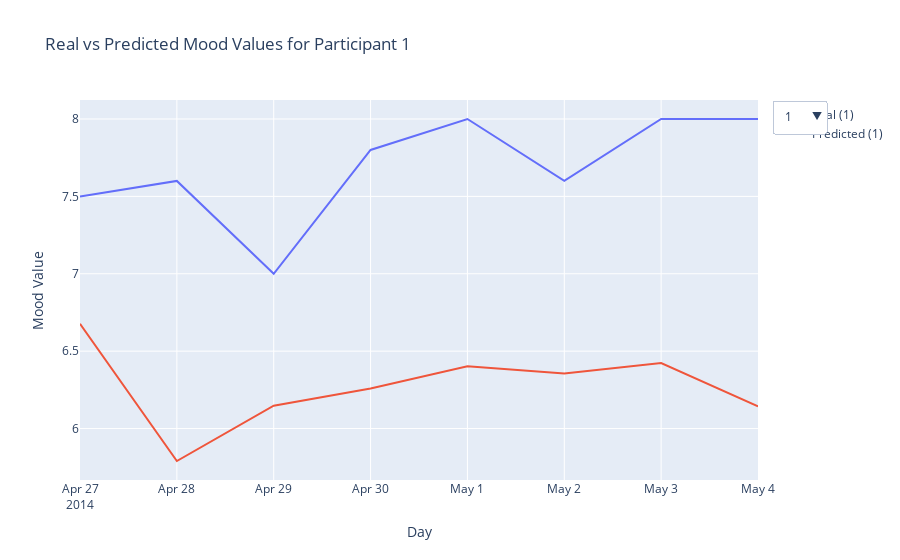

The code cell stored with this chart in its notebook:
### Markdown cell above
### Plot predictions

### Code cell
# Call the function to predict and plot
# predict_and_plot(model, train_loader, train_dataset, target_scaler=scaler_target, show_plot=True, save_html=True, title="train")
predict_and_plot(model, test_loader, test_dataset, target_scaler=scaler_target, show_plot=True, save_html=True, title="test")

### Figure 1 — Plotly figure (JSON) as saved in the notebook; plotly's stock layout.template omitted (floating-point values rounded to 4 significant figures)
{"data": [{"mode": "lines", "name": "Real (1)", "type": "scatter", "visible": true, "x": ["2014-04-27", "2014-04-28", "2014-04-29", "2014-04-30", "2014-05-01", "2014-05-02", "2014-05-03", "2014-05-04"], "y": [7.5, 7.6, 7, 7.8, 8, 7.6, 8, 8]}, {"mode": "lines", "name": "Predicted (1)", "type": "scatter", "visible": true, "x": ["2014-04-27", "2014-04-28", "2014-04-29", "2014-04-30", "2014-05-01", "2014-05-02", "2014-05-03", "2014-05-04"], "y": [6.676, 5.79, 6.148, 6.258, 6.403, 6.356, 6.423, 6.143]}, {"mode": "lines", "name": "Real (2)", "type": "scatter", "visible": false, "x": ["2014-04-17", "2014-04-18", "2014-04-19", "2014-04-20", "2014-04-21", "2014-04-22", "2014-04-23", "2014-04-24", "2014-04-25"], "y": [6.5, 6.5, 5.667, 5, 5.5, 5.667, 5.5, 7, 9]}, {"mode": "lines", "name": "Predicted (2)", "type": "scatter", "visible": false, "x": ["2014-04-17", "2014-04-18", "2014-04-19", "2014-04-20", "2014-04-21", "2014-04-22", "2014-04-23", "2014-04-24", "2014-04-25"], "y": [6.391, 5.947, 5.724, 5.637, 5.684, 5.155, 5.746, 6.107, 5.233]}, {"mode": "lines", "name": "Real (3)", "type": "scatter", "visible": false, "x": ["2014-04-28", "2014-04-29", "2014-04-30", "2014-05-01", "2014-05-02", "2014-05-03", "2014-05-04", "2014-05-05", "2014-05-06", "2014-05-07"], "y": [7, 7.2, 7, 7.2, 7.6, 7.75, 7.4, 7.25, 7.458, 7.667]}, {"mode": "lines", "name": "Predicted (3)", "type": "scatter", "visible": false, "x": ["2014-04-28", "2014-04-29", "2014-04-30", "2014-05-01", "2014-05-02", "2014-05-03", "2014-05-04", "2014-05-05", "2014-05-06", "2014-05-07"], "y": [6.425, 6.728, 6.758, 6.752, 6.77, 6.914, 6.828, 6.679, 6.754, 6.718]}, {"mode": "lines", "name": "Real (5)", "type": "scatter", "visible": false, "x": ["2014-04-25", "2014-04-26", "2014-04-27", "2014-04-28", "2014-04-29", "2014-04-30", "2014-05-01", "2014-05-02", "2014-05-03", "2014-05-04", "2014-05-05"], "y": [7.2, 7.8, 7.4, 7, 6.8, 7, 6.8, 7, 6.75, 7, 6.333]}, {"mode": "lines", "name": "Predicted (5)", "type": "scatter", "visible": false, "x": ["2014-04-25", "2014-04-26", "2014-04-27", "2014-04-28", "2014-04-29", "2014-04-30", "2014-05-01", "2014-05-02", "2014-05-03", "2014-05-04", "2014-05-05"], "y": [6.758, 6.872, 6.944, 6.838, 6.834, 6.849, 6.891, 6.869, 6.897, 6.886, 6.921]}, {"mode": "lines", "name": "Real (6)", "type": "scatter", "visible": false, "x": ["2014-04-29", "2014-04-30", "2014-05-01", "2014-05-02", "2014-05-03", "2014-05-04", "2014-05-05", "2014-05-06", "2014-05-07", "2014-05-08"], "y": [7.25, 6.8, 8, 7.2, 6.25, 7.6, 7, 6.875, 6.75, 7]}, {"mode": "lines", "name": "Predicted (6)", "type": "scatter", "visible": false, "x": ["2014-04-29", "2014-04-30", "2014-05-01", "2014-05-02", "2014-05-03", "2014-05-04", "2014-05-05", "2014-05-06", "2014-05-07", "2014-05-08"], "y": [6.773, 6.982, 6.903, 6.978, 6.982, 6.859, 6.93, 6.902, 6.913, 6.889]}, {"mode": "lines", "name": "Real (7)", "type": "scatter", "visible": false, "x": ["2014-04-26", "2014-04-27", "2014-04-28", "2014-04-29", "2014-04-30", "2014-05-01", "2014-05-02", "2014-05-03", "2014-05-04", "2014-05-05"], "y": [5.4, 6, 6.75, 5, 5, 5, 6.2, 5.667, 8, 5.5]}, {"mode": "lines", "name": "Predicted (7)", "type": "scatter", "visible": false, "x": ["2014-04-26", "2014-04-27", "2014-04-28", "2014-04-29", "2014-04-30", "2014-05-01", "2014-05-02", "2014-05-03", "2014-05-04", "2014-05-05"], "y": [6.916, 6.806, 6.873, 7.003, 6.821, 6.859, 6.739, 6.912, 6.826, 6.943]}, {"mode": "lines", "name": "Real (8)", "type": "scatter", "visible": false, "x": ["2014-04-23", "2014-04-24", "2014-04-25", "2014-04-26", "2014-04-27", "2014-04-28", "2014-04-29", "2014-04-30", "2014-05-01", "2014-05-02", "2014-05-03", "2014-05-04", "2014-05-05"], "y": [5.6, 6.667, 6.333, 6, 6, 5.8, 5.75, 6.667, 7, 7.2, 7.4, 6.8, 6.667]}, {"mode": "lines", "name": "Predicted (8)", "type": "scatter", "visible": false, "x": ["2014-04-23", "2014-04-24", "2014-04-25", "2014-04-26", "2014-04-27", "2014-04-28", "2014-04-29", "2014-04-30", "2014-05-01", "2014-05-02", "2014-05-03", "2014-05-04", "2014-05-05"], "y": [6.851, 6.968, 7.027, 6.984, 6.892, 6.891, 6.928, 6.885, 7.003, 6.968, 7.013, 7.019, 6.988]}, {"mode": "lines", "name": "Real (9)", "type": "scatter", "visible": false, "x": ["2014-04-26", "2014-04-27", "2014-04-28", "2014-04-29", "2014-04-30", "2014-05-01", "2014-05-02", "2014-05-03", "2014-05-04", "2014-05-05"], "y": [8, 6.25, 6.6, 6.75, 7, 7.5, 7.6, 7.75, 6.6, 6]}, {"mode": "lines", "name": "Predicted (9)", "type": "scatter", "visible": false, "x": ["2014-04-26", "2014-04-27", "2014-04-28", "2014-04-29", "2014-04-30", "2014-05-01", "2014-05-02", "2014-05-03", "2014-05-04", "2014-05-05"], "y": [6.922, 7.023, 6.954, 6.98, 6.968, 6.984, 6.998, 6.992, 7.003, 6.996]}, {"mode": "lines", "name": "Real (12)", "type": "scatter", "visible": false, "x": ["2014-04-28", "2014-04-29", "2014-04-30", "2014-05-01", "2014-05-02", "2014-05-03", "2014-05-04", "2014-05-05"], "y": [6.6, 6, 6.25, 6.2, 5.5, 5.6, 4.8, 6]}, {"mode": "lines", "name": "Predicted (12)", "type": "scatter", "visible": false, "x": ["2014-04-28", "2014-04-29", "2014-04-30", "2014-05-01", "2014-05-02", "2014-05-03", "2014-05-04", "2014-05-05"], "y": [6.976, 7.04, 7.047, 7.037, 7.034, 7.051, 6.994, 6.984]}, {"mode": "lines", "name": "Real (13)", "type": "scatter", "visible": false, "x": ["2014-04-24", "2014-04-25", "2014-04-26", "2014-04-27", "2014-04-28", "2014-04-29", "2014-04-30", "2014-05-01", "2014-05-02", "2014-05-03", "2014-05-04"], "y": [7.667, 7.75, 8.8, 8, 8.167, 8.5, 7.833, 8.333, 8, 7.25, 8]}, {"mode": "lines", "name": "Predicted (13)", "type": "scatter", "visible": false, "x": ["2014-04-24", "2014-04-25", "2014-04-26", "2014-04-27", "2014-04-28", "2014-04-29", "2014-04-30", "2014-05-01", "2014-05-02", "2014-05-03", "2014-05-04"], "y": [6.987, 7.072, 7.083, 7.07, 7.086, 7.052, 7.073, 7.054, 7.076, 7.052, 7.055]}, {"mode": "lines", "name": "Real (14)", "type": "scatter", "visible": false, "x": ["2014-04-26", "2014-04-27", "2014-04-28", "2014-04-29", "2014-04-30", "2014-05-01", "2014-05-02", "2014-05-03", "2014-05-04", "2014-05-05"], "y": [8, 7.667, 7.444, 7.222, 7, 6, 6.667, 6.8, 6.8, 7]}, {"mode": "lines", "name": "Predicted (14)", "type": "scatter", "visible": false, "x": ["2014-04-26", "2014-04-27", "2014-04-28", "2014-04-29", "2014-04-30", "2014-05-01", "2014-05-02", "2014-05-03", "2014-05-04", "2014-05-05"], "y": [7.051, 7.053, 7.033, 7.038, 7.045, 7.06, 7.033, 7.042, 7.035, 7.017]}, {"mode": "lines", "name": "Real (15)", "type": "scatter", "visible": false, "x": ["2014-04-27", "2014-04-28", "2014-04-29", "2014-04-30", "2014-05-01", "2014-05-02", "2014-05-03", "2014-05-04", "2014-05-05", "2014-05-06", "2014-05-07", "2014-05-08"], "y": [7, 7, 7, 6, 6.6, 7, 6.8, 7, 7, 7, 7, 7]}, {"mode": "lines", "name": "Predicted (15)", "type": "scatter", "visible": false, "x": ["2014-04-27", "2014-04-28", "2014-04-29", "2014-04-30", "2014-05-01", "2014-05-02", "2014-05-03", "2014-05-04", "2014-05-05", "2014-05-06", "2014-05-07", "2014-05-08"], "y": [7.024, 7.015, 7.033, 7.029, 6.966, 6.944, 7.013, 7.014, 7.014, 7.042, 7.052, 7.017]}, {"mode": "lines", "name": "Real (16)", "type": "scatter", "visible": false, "x": ["2014-04-25", "2014-04-26", "2014-04-27", "2014-04-28", "2014-04-29", "2014-04-30", "2014-05-01", "2014-05-02", "2014-05-03", "2014-05-04", "2014-05-05"], "y": [7.2, 6.75, 7.2, 8, 7, 7, 7, 8, 7.5, 7, 7.333]}, {"mode": "lines", "name": "Predicted (16)", "type": "scatter", "visible": false, "x": ["2014-04-25", "2014-04-26", "2014-04-27", "2014-04-28", "2014-04-29", "2014-04-30", "2014-05-01", "2014-05-02", "2014-05-03", "2014-05-04", "2014-05-05"], "y": [7.049, 7.053, 7.065, 7.055, 7.064, 7.049, 7.051, 7.052, 7.071, 7.061, 7.052]}, {"mode": "lines", "name": "Real (17)", "type": "scatter", "visible": false, "x": ["2014-04-23", "2014-04-24", "2014-04-25", "2014-04-26", "2014-04-27", "2014-04-28", "2014-04-29", "2014-04-30", "2014-05-01", "2014-05-02", "2014-05-03", "2014-05-04", "2014-05-05"], "y": [7.25, 7.2, 7.2, 8, 7.2, 6.75, 7, 7, 8, 7, 7.25, 7.375, 7.5]}, {"mode": "lines", "name": "Predicted (17)", "type": "scatter", "visible": false, "x": ["2014-04-23", "2014-04-24", "2014-04-25", "2014-04-26", "2014-04-27", "2014-04-28", "2014-04-29", "2014-04-30", "2014-05-01", "2014-05-02", "2014-05-03", "2014-05-04", "2014-05-05"], "y": [7.061, 7.081, 7.084, 7.076, 7.084, 7.083, 7.052, 7.078, 7.083, 7.083, 7.088, 7.078, 7.062]}, {"mode": "lines", "name": "Real (19)", "type": "scatter", "visible": false, "x": ["2014-04-26", "2014-04-27", "2014-04-28", "2014-04-29", "2014-04-30", "2014-05-01", "2014-05-02", "2014-05-03", "2014-05-04", "2014-05-05"], "y": [7.75, 6.333, 6.4, 7.2, 7, 6.8, 7.8, 7.4, 6.6, 7]}, {"mode": "lines", "name": "Predicted (19)", "type": "scatter", "visible": false, "x": ["2014-04-26", "2014-04-27", "2014-04-28", "2014-04-29", "2014-04-30", "2014-05-01", "2014-05-02", "2014-05-03", "2014-05-04", "2014-05-05"], "y": [7.079, 7.096, 7.04, 7.064, 7.045, 7.069, 7.072, 7.09, 7.083, 7.06]}, {"mode": "lines", "name": "Real (20)", "type": "scatter", "visible": false, "x": ["2014-04-26", "2014-04-27", "2014-04-28", "2014-04-29", "2014-04-30", "2014-05-01", "2014-05-02", "2014-05-03", "2014-05-04", "2014-05-05"], "y": [7, 6.8, 6.8, 7.25, 7, 7, 7.2, 6.75, 7.333, 7]}, {"mode": "lines", "name": "Predicted (20)", "type": "scatter", "visible": false, "x": ["2014-04-26", "2014-04-27", "2014-04-28", "2014-04-29", "2014-04-30", "2014-05-01", "2014-05-02", "2014-05-03", "2014-05-04", "2014-05-05"], "y": [7.058, 7.065, 7.019, 7.046, 7.05, 7.049, 7.046, 7.034, 7.051, 7.065]}, {"mode": "lines", "name": "Real (23)", "type": "scatter", "visible": false, "x": ["2014-04-23", "2014-04-24", "2014-04-25", "2014-04-26", "2014-04-27", "2014-04-28", "2014-04-29", "2014-04-30"], "y": [7, 7.4, 7.8, 7.5, 7, 7.6, 7.4, 9]}, {"mode": "lines", "name": "Predicted (23)", "type": "scatter", "visible": false, "x": ["2014-04-23", "2014-04-24", "2014-04-25", "2014-04-26", "2014-04-27", "2014-04-28", "2014-04-29", "2014-04-30"], "y": [7.024, 7.095, 7.098, 7.102, 7.096, 7.096, 7.099, 7.1]}, {"mode": "lines", "name": "Real (24)", "type": "scatter", "visible": false, "x": ["2014-05-28", "2014-05-29", "2014-05-30", "2014-05-31", "2014-06-01", "2014-06-02", "2014-06-03", "2014-06-04", "2014-06-05", "2014-06-06", "2014-06-07", "2014-06-08"], "y": [6.6, 7, 7.4, 7, 6.833, 6.75, 7.8, 7, 7, 7.5, 8, 6.5]}, {"mode": "lines", "name": "Predicted (24)", "type": "scatter", "visible": false, "x": ["2014-05-28", "2014-05-29", "2014-05-30", "2014-05-31", "2014-06-01", "2014-06-02", "2014-06-03", "2014-06-04", "2014-06-05", "2014-06-06", "2014-06-07", "2014-06-08"], "y": [7.095, 7.08, 7.065, 7.091, 7.096, 7.058, 7.086, 7.092, 7.089, 7.088, 7.09, 7.083]}, {"mode": "lines", "name": "Real (25)", "type": "scatter", "visible": false, "x": ["2014-05-02", "2014-05-03", "2014-05-04", "2014-05-05", "2014-05-06", "2014-05-07", "2014-05-08"], "y": [6.5, 6.4, 7.2, 6.667, 6.733, 6.8, 7]}, {"mode": "lines", "name": "Predicted (25)", "type": "scatter", "visible": false, "x": ["2014-05-02", "2014-05-03", "2014-05-04", "2014-05-05", "2014-05-06", "2014-05-07", "2014-05-08"], "y": [7.061, 7.049, 7.051, 7.091, 7.035, 7.051, 7.05]}, {"mode": "lines", "name": "Real (26)", "type": "scatter", "visible": false, "x": ["2014-05-17", "2014-05-18", "2014-05-19", "2014-05-20", "2014-05-21", "2014-05-22", "2014-05-23", "2014-05-24", "2014-05-25", "2014-05-26", "2014-05-27", "2014-05-28", "2014-05-29", "2014-05-30"], "y": [7.4, 7.2, 7.4, 7.6, 7, 6.6, 6.2, 7.6, 8, 7.2, 5.8, 5.4, 7.4, 6.4]}, {"mode": "lines", "name": "Predicted (26)", "type": "scatter", "visible": false, "x": ["2014-05-17", "2014-05-18", "2014-05-19", "2014-05-20", "2014-05-21", "2014-05-22", "2014-05-23", "2014-05-24", "2014-05-25", "2014-05-26", "2014-05-27", "2014-05-28", "2014-05-29", "2014-05-30"], "y": [7.072, 7.086, 7.086, 7.089, 7.088, 7.088, 7.08, 7.068, 7.093, 7.092, 7.091, 7.032, 7.052, 7.07]}, {"mode": "lines", "name": "Real (27)", "type": "scatter", "visible": false, "x": ["2014-05-07", "2014-05-08", "2014-05-09", "2014-05-10", "2014-05-11", "2014-05-12", "2014-05-13", "2014-05-14", "2014-05-15"], "y": [7.8, 7, 6.4, 6.6, 7, 7.8, 6.8, 7.5, 7]}, {"mode": "lines", "name": "Predicted (27)", "type": "scatter", "visible": false, "x": ["2014-05-07", "2014-05-08", "2014-05-09", "2014-05-10", "2014-05-11", "2014-05-12", "2014-05-13", "2014-05-14", "2014-05-15"], "y": [7.037, 7.085, 7.071, 7.075, 7.069, 7.089, 7.09, 7.074, 7.082]}, {"mode": "lines", "name": "Real (28)", "type": "scatter", "visible": false, "x": ["2014-05-01", "2014-05-02", "2014-05-03", "2014-05-04", "2014-05-05", "2014-05-06", "2014-05-07", "2014-05-08"], "y": [6.4, 6.8, 7.4, 6.8, 7, 6.667, 6.333, 6.5]}, {"mode": "lines", "name": "Predicted (28)", "type": "scatter", "visible": false, "x": ["2014-05-01", "2014-05-02", "2014-05-03", "2014-05-04", "2014-05-05", "2014-05-06", "2014-05-07", "2014-05-08"], "y": [7.083, 7.075, 7.088, 7.09, 7.074, 7.095, 7.075, 7.028]}, {"mode": "lines", "name": "Real (29)", "type": "scatter", "visible": false, "x": ["2014-05-07", "2014-05-08", "2014-05-09", "2014-05-10", "2014-05-11", "2014-05-12", "2014-05-13", "2014-05-14", "2014-05-15"], "y": [7.8, 7.8, 7.4, 7, 7, 7.6, 8.2, 7.6, 6]}, {"mode": "lines", "name": "Predicted (29)", "type": "scatter", "visible": false, "x": ["2014-05-07", "2014-05-08", "2014-05-09", "2014-05-10", "2014-05-11", "2014-05-12", "2014-05-13", "2014-05-14", "2014-05-15"], "y": [7.074, 7.08, 7.097, 7.087, 7.087, 7.067, 7.093, 7.098, 7.07]}, {"mode": "lines", "name": "Real (30)", "type": "scatter", "visible": false, "x": ["2014-04-26", "2014-04-27", "2014-04-28", "2014-04-29", "2014-04-30", "2014-05-01", "2014-05-02", "2014-05-03", "2014-05-04", "2014-05-05"], "y": [7.8, 7.8, 8, 8, 7.8, 8.2, 8, 7.8, 7.8, 8]}, {"mode": "lines", "name": "Predicted (30)", "type": "scatter", "visible": false, "x": ["2014-04-26", "2014-04-27", "2014-04-28", "2014-04-29", "2014-04-30", "2014-05-01", "2014-05-02", "2014-05-03", "2014-05-04", "2014-05-05"], "y": [7.042, 7.096, 7.091, 7.096, 7.097, 7.091, 7.096, 7.096, 7.087, 7.084]}, {"mode": "lines", "name": "Real (31)", "type": "scatter", "visible": false, "x": ["2014-05-07", "2014-05-08", "2014-05-09", "2014-05-10", "2014-05-11", "2014-05-12", "2014-05-13", "2014-05-14", "2014-05-15"], "y": [6.75, 7, 7, 7.333, 7, 7, 7, 7, 7]}, {"mode": "lines", "name": "Predicted (31)", "type": "scatter", "visible": false, "x": ["2014-05-07", "2014-05-08", "2014-05-09", "2014-05-10", "2014-05-11", "2014-05-12", "2014-05-13", "2014-05-14", "2014-05-15"], "y": [7.094, 7.087, 7.094, 7.093, 7.096, 7.092, 7.098, 7.098, 7.099]}, {"mode": "lines", "name": "Real (32)", "type": "scatter", "visible": false, "x": ["2014-05-04", "2014-05-05", "2014-05-06", "2014-05-07", "2014-05-08", "2014-05-09", "2014-05-10", "2014-05-11", "2014-05-12"], "y": [8.667, 7, 6.5, 6, 6, 7.75, 7.25, 7.2, 7.2]}, {"mode": "lines", "name": "Predicted (32)", "type": "scatter", "visible": false, "x": ["2014-05-04", "2014-05-05", "2014-05-06", "2014-05-07", "2014-05-08", "2014-05-09", "2014-05-10", "2014-05-11", "2014-05-12"], "y": [7.098, 7.098, 7.063, 7.061, 7.041, 7.047, 7.088, 7.081, 7.069]}, {"mode": "lines", "name": "Real (33)", "type": "scatter", "visible": false, "x": ["2014-05-22", "2014-05-23", "2014-05-24", "2014-05-25", "2014-05-26", "2014-05-27", "2014-05-28", "2014-05-29", "2014-05-30", "2014-05-31"], "y": [5.75, 5.833, 6.4, 6.25, 5.4, 6.2, 8.2, 7, 6.8, 7]}, {"mode": "lines", "name": "Predicted (33)", "type": "scatter", "visible": false, "x": ["2014-05-22", "2014-05-23", "2014-05-24", "2014-05-25", "2014-05-26", "2014-05-27", "2014-05-28", "2014-05-29", "2014-05-30", "2014-05-31"], "y": [7.072, 7.076, 7.058, 7.067, 7.087, 7.075, 7.065, 7.101, 7.092, 7.069]}], "layout": {"title": {"text": "Real vs Predicted Mood Values for Participant 1"}, "updatemenus": [{"active": 0, "buttons": [{"args": [{"visible": [true, true, false, false, false, false, false, false, false, false, false, false, false, false, false, false, false, false, false, false, false, false, false, false, false, false, false, false, false, false, false, false, false, false, false, false, false, false, false, false, false, false, false, false, false, false, false, false, false, false, false, false, false, false]}, {"title": "Real vs Predicted Mood Values for Participant 1", "xaxis": {"title": "Day"}, "yaxis": {"title": "Mood Value"}}], "label": "1", "method": "update"}, {"args": [{"visible": [false, false, true, true, false, false, false, false, false, false, false, false, false, false, false, false, false, false, false, false, false, false, false, false, false, false, false, false, false, false, false, false, false, false, false, false, false, false, false, false, false, false, false, false, false, false, false, false, false, false, false, false, false, false]}, {"title": "Real vs Predicted Mood Values for Participant 2", "xaxis": {"title": "Day"}, "yaxis": {"title": "Mood Value"}}], "label": "2", "method": "update"}, {"args": [{"visible": [false, false, false, false, true, true, false, false, false, false, false, false, false, false, false, false, false, false, false, false, false, false, false, false, false, false, false, false, false, false, false, false, false, false, false, false, false, false, false, false, false, false, false, false, false, false, false, false, false, false, false, false, false, false]}, {"title": "Real vs Predicted Mood Values for Participant 3", "xaxis": {"title": "Day"}, "yaxis": {"title": "Mood Value"}}], "label": "3", "method": "update"}, {"args": [{"visible": [false, false, false, false, false, false, true, true, false, false, false, false, false, false, false, false, false, false, false, false, false, false, false, false, false, false, false, false, false, false, false, false, false, false, false, false, false, false, false, false, false, false, false, false, false, false, false, false, false, false, false, false, false, false]}, {"title": "Real vs Predicted Mood Values for Participant 5", "xaxis": {"title": "Day"}, "yaxis": {"title": "Mood Value"}}], "label": "5", "method": "update"}, {"args": [{"visible": [false, false, false, false, false, false, false, false, true, true, false, false, false, false, false, false, false, false, false, false, false, false, false, false, false, false, false, false, false, false, false, false, false, false, false, false, false, false, false, false, false, false, false, false, false, false, false, false, false, false, false, false, false, false]}, {"title": "Real vs Predicted Mood Values for Participant 6", "xaxis": {"title": "Day"}, "yaxis": {"title": "Mood Value"}}], "label": "6", "method": "update"}, {"args": [{"visible": [false, false, false, false, false, false, false, false, false, false, true, true, false, false, false, false, false, false, false, false, false, false, false, false, false, false, false, false, false, false, false, false, false, false, false, false, false, false, false, false, false, false, false, false, false, false, false, false, false, false, false, false, false, false]}, {"title": "Real vs Predicted Mood Values for Participant 7", "xaxis": {"title": "Day"}, "yaxis": {"title": "Mood Value"}}], "label": "7", "method": "update"}, {"args": [{"visible": [false, false, false, false, false, false, false, false, false, false, false, false, true, true, false, false, false, false, false, false, false, false, false, false, false, false, false, false, false, false, false, false, false, false, false, false, false, false, false, false, false, false, false, false, false, false, false, false, false, false, false, false, false, false]}, {"title": "Real vs Predicted Mood Values for Participant 8", "xaxis": {"title": "Day"}, "yaxis": {"title": "Mood Value"}}], "label": "8", "method": "update"}, {"args": [{"visible": [false, false, false, false, false, false, false, false, false, false, false, false, false, false, true, true, false, false, false, false, false, false, false, false, false, false, false, false, false, false, false, false, false, false, false, false, false, false, false, false, false, false, false, false, false, false, false, false, false, false, false, false, false, false]}, {"title": "Real vs Predicted Mood Values for Participant 9", "xaxis": {"title": "Day"}, "yaxis": {"title": "Mood Value"}}], "label": "9", "method": "update"}, {"args": [{"visible": [false, false, false, false, false, false, false, false, false, false, false, false, false, false, false, false, true, true, false, false, false, false, false, false, false, false, false, false, false, false, false, false, false, false, false, false, false, false, false, false, false, false, false, false, false, false, false, false, false, false, false, false, false, false]}, {"title": "Real vs Predicted Mood Values for Participant 12", "xaxis": {"title": "Day"}, "yaxis": {"title": "Mood Value"}}], "label": "12", "method": "update"}, {"args": [{"visible": [false, false, false, false, false, false, false, false, false, false, false, false, false, false, false, false, false, false, true, true, false, false, false, false, false, false, false, false, false, false, false, false, false, false, false, false, false, false, false, false, false, false, false, false, false, false, false, false, false, false, false, false, false, false]}, {"title": "Real vs Predicted Mood Values for Participant 13", "xaxis": {"title": "Day"}, "yaxis": {"title": "Mood Value"}}], "label": "13", "method": "update"}, {"args": [{"visible": [false, false, false, false, false, false, false, false, false, false, false, false, false, false, false, false, false, false, false, false, true, true, false, false, false, false, false, false, false, false, false, false, false, false, false, false, false, false, false, false, false, false, false, false, false, false, false, false, false, false, false, false, false, false]}, {"title": "Real vs Predicted Mood Values for Participant 14", "xaxis": {"title": "Day"}, "yaxis": {"title": "Mood Value"}}], "label": "14", "method": "update"}, {"args": [{"visible": [false, false, false, false, false, false, false, false, false, false, false, false, false, false, false, false, false, false, false, false, false, false, true, true, false, false, false, false, false, false, false, false, false, false, false, false, false, false, false, false, false, false, false, false, false, false, false, false, false, false, false, false, false, false]}, {"title": "Real vs Predicted Mood Values for Participant 15", "xaxis": {"title": "Day"}, "yaxis": {"title": "Mood Value"}}], "label": "15", "method": "update"}, {"args": [{"visible": [false, false, false, false, false, false, false, false, false, false, false, false, false, false, false, false, false, false, false, false, false, false, false, false, true, true, false, false, false, false, false, false, false, false, false, false, false, false, false, false, false, false, false, false, false, false, false, false, false, false, false, false, false, false]}, {"title": "Real vs Predicted Mood Values for Participant 16", "xaxis": {"title": "Day"}, "yaxis": {"title": "Mood Value"}}], "label": "16", "method": "update"}, {"args": [{"visible": [false, false, false, false, false, false, false, false, false, false, false, false, false, false, false, false, false, false, false, false, false, false, false, false, false, false, true, true, false, false, false, false, false, false, false, false, false, false, false, false, false, false, false, false, false, false, false, false, false, false, false, false, false, false]}, {"title": "Real vs Predicted Mood Values for Participant 17", "xaxis": {"title": "Day"}, "yaxis": {"title": "Mood Value"}}], "label": "17", "method": "update"}, {"args": [{"visible": [false, false, false, false, false, false, false, false, false, false, false, false, false, false, false, false, false, false, false, false, false, false, false, false, false, false, false, false, true, true, false, false, false, false, false, false, false, false, false, false, false, false, false, false, false, false, false, false, false, false, false, false, false, false]}, {"title": "Real vs Predicted Mood Values for Participant 19", "xaxis": {"title": "Day"}, "yaxis": {"title": "Mood Value"}}], "label": "19", "method": "update"}, {"args": [{"visible": [false, false, false, false, false, false, false, false, false, false, false, false, false, false, false, false, false, false, false, false, false, false, false, false, false, false, false, false, false, false, true, true, false, false, false, false, false, false, false, false, false, false, false, false, false, false, false, false, false, false, false, false, false, false]}, {"title": "Real vs Predicted Mood Values for Participant 20", "xaxis": {"title": "Day"}, "yaxis": {"title": "Mood Value"}}], "label": "20", "method": "update"}, {"args": [{"visible": [false, false, false, false, false, false, false, false, false, false, false, false, false, false, false, false, false, false, false, false, false, false, false, false, false, false, false, false, false, false, false, false, true, true, false, false, false, false, false, false, false, false, false, false, false, false, false, false, false, false, false, false, false, false]}, {"title": "Real vs Predicted Mood Values for Participant 23", "xaxis": {"title": "Day"}, "yaxis": {"title": "Mood Value"}}], "label": "23", "method": "update"}, {"args": [{"visible": [false, false, false, false, false, false, false, false, false, false, false, false, false, false, false, false, false, false, false, false, false, false, false, false, false, false, false, false, false, false, false, false, false, false, true, true, false, false, false, false, false, false, false, false, false, false, false, false, false, false, false, false, false, false]}, {"title": "Real vs Predicted Mood Values for Participant 24", "xaxis": {"title": "Day"}, "yaxis": {"title": "Mood Value"}}], "label": "24", "method": "update"}, {"args": [{"visible": [false, false, false, false, false, false, false, false, false, false, false, false, false, false, false, false, false, false, false, false, false, false, false, false, false, false, false, false, false, false, false, false, false, false, false, false, true, true, false, false, false, false, false, false, false, false, false, false, false, false, false, false, false, false]}, {"title": "Real vs Predicted Mood Values for Participant 25", "xaxis": {"title": "Day"}, "yaxis": {"title": "Mood Value"}}], "label": "25", "method": "update"}, {"args": [{"visible": [false, false, false, false, false, false, false, false, false, false, false, false, false, false, false, false, false, false, false, false, false, false, false, false, false, false, false, false, false, false, false, false, false, false, false, false, false, false, true, true, false, false, false, false, false, false, false, false, false, false, false, false, false, false]}, {"title": "Real vs Predicted Mood Values for Participant 26", "xaxis": {"title": "Day"}, "yaxis": {"title": "Mood Value"}}], "label": "26", "method": "update"}, {"args": [{"visible": [false, false, false, false, false, false, false, false, false, false, false, false, false, false, false, false, false, false, false, false, false, false, false, false, false, false, false, false, false, false, false, false, false, false, false, false, false, false, false, false, true, true, false, false, false, false, false, false, false, false, false, false, false, false]}, {"title": "Real vs Predicted Mood Values for Participant 27", "xaxis": {"title": "Day"}, "yaxis": {"title": "Mood Value"}}], "label": "27", "method": "update"}, {"args": [{"visible": [false, false, false, false, false, false, false, false, false, false, false, false, false, false, false, false, false, false, false, false, false, false, false, false, false, false, false, false, false, false, false, false, false, false, false, false, false, false, false, false, false, false, true, true, false, false, false, false, false, false, false, false, false, false]}, {"title": "Real vs Predicted Mood Values for Participant 28", "xaxis": {"title": "Day"}, "yaxis": {"title": "Mood Value"}}], "label": "28", "method": "update"}, {"args": [{"visible": [false, false, false, false, false, false, false, false, false, false, false, false, false, false, false, false, false, false, false, false, false, false, false, false, false, false, false, false, false, false, false, false, false, false, false, false, false, false, false, false, false, false, false, false, true, true, false, false, false, false, false, false, false, false]}, {"title": "Real vs Predicted Mood Values for Participant 29", "xaxis": {"title": "Day"}, "yaxis": {"title": "Mood Value"}}], "label": "29", "method": "update"}, {"args": [{"visible": [false, false, false, false, false, false, false, false, false, false, false, false, false, false, false, false, false, false, false, false, false, false, false, false, false, false, false, false, false, false, false, false, false, false, false, false, false, false, false, false, false, false, false, false, false, false, true, true, false, false, false, false, false, false]}, {"title": "Real vs Predicted Mood Values for Participant 30", "xaxis": {"title": "Day"}, "yaxis": {"title": "Mood Value"}}], "label": "30", "method": "update"}, {"args": [{"visible": [false, false, false, false, false, false, false, false, false, false, false, false, false, false, false, false, false, false, false, false, false, false, false, false, false, false, false, false, false, false, false, false, false, false, false, false, false, false, false, false, false, false, false, false, false, false, false, false, true, true, false, false, false, false]}, {"title": "Real vs Predicted Mood Values for Participant 31", "xaxis": {"title": "Day"}, "yaxis": {"title": "Mood Value"}}], "label": "31", "method": "update"}, {"args": [{"visible": [false, false, false, false, false, false, false, false, false, false, false, false, false, false, false, false, false, false, false, false, false, false, false, false, false, false, false, false, false, false, false, false, false, false, false, false, false, false, false, false, false, false, false, false, false, false, false, false, false, false, true, true, false, false]}, {"title": "Real vs Predicted Mood Values for Participant 32", "xaxis": {"title": "Day"}, "yaxis": {"title": "Mood Value"}}], "label": "32", "method": "update"}, {"args": [{"visible": [false, false, false, false, false, false, false, false, false, false, false, false, false, false, false, false, false, false, false, false, false, false, false, false, false, false, false, false, false, false, false, false, false, false, false, false, false, false, false, false, false, false, false, false, false, false, false, false, false, false, false, false, true, true]}, {"title": "Real vs Predicted Mood Values for Participant 33", "xaxis": {"title": "Day"}, "yaxis": {"title": "Mood Value"}}], "label": "33", "method": "update"}], "showactive": true, "x": 1.1, "y": 1}], "xaxis": {"title": {"text": "Day"}}, "yaxis": {"title": {"text": "Mood Value"}}}}
